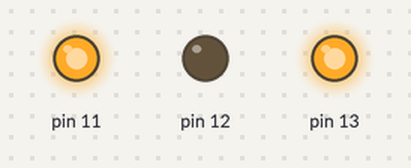
Bench run of a sketch on a simulated Arduino Uno, built with avr-gcc and run on an emulated ATmega328P. Shown: output pins drawn as LEDs (lit = HIGH).

Above: at 0.5 s.
At 2.5 s:
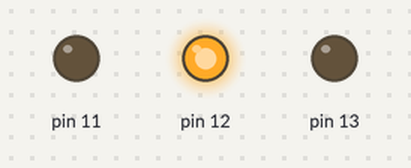
At 3.5 s:
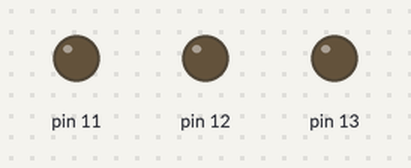
Timing chart, 0 to 5.2 s (numbered marks = the images above):
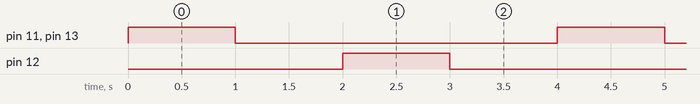

The sketch:

codigo2d.ino
```cpp
// the setup routine runs once when you press reset:
int tiempo = 200;
void setup() {
  // initialize the digital pin as an output.

  for ( int i = 11 ; i <= 13 ; i++)
  {
    pinMode(i, OUTPUT);
  }

}

// the loop routine runs over and over again forever:
void loop() {

  for(int i=11; i<=13 ;i+=2){
  	digitalWrite( i , HIGH) ;
  }
  delay(1000);
  for(int i=11; i<=13 ;i+=2){
  	digitalWrite( i , LOW) ;
  }
  delay(1000);
  digitalWrite(12, HIGH);
  delay(1000);
  digitalWrite(12, LOW);
  delay(1000);
}
```

Measured:
- by itself, pin 11–13: alternates HIGH for 1.0 s and LOW for 3.0 s
- by itself, everything shown: repeats every 4.0 s, in 4 steps
